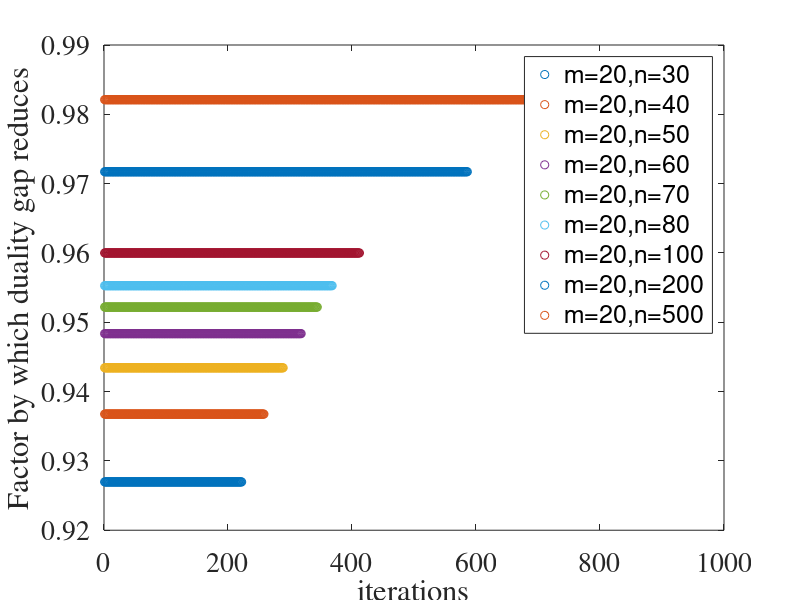

Write the MATLAB code that produced this figure.
clc
clear all

load ShortStep_11.txt
load ShortStep_22.txt
load ShortStep_33.txt
load ShortStep_44.txt
load ShortStep_55.txt
load ShortStep_66.txt
load ShortStep_77.txt
load ShortStep_88.txt
load ShortStep_99.txt
%load ShortStep_1010.txt
%load NBH.txt


x1 = ShortStep_11(:,1)
x2 = ShortStep_22(:,1)
x3 = ShortStep_33(:,1)
x4 = ShortStep_44(:,1)
x5 = ShortStep_55(:,1)
x6 = ShortStep_66(:,1)
x7 = ShortStep_77(:,1)
x8 = ShortStep_88(:,1)
x9 = ShortStep_99(:,1)
%x10 = ShortStep_1010(:,1)

plot(x1,'o') 
hold on;
plot(x2,'o')
hold on;
plot(x3,'o')
hold on;
plot(x4,'o')
hold on;
plot(x5,'o')
hold on;
plot(x6,'o')
hold on;
plot(x7,'o')
hold on;
plot(x8,'o')
hold on;
plot(x9,'o')
%hold on;
%plot(x10,'o')

xlabel('iterations')
ylabel('Factor by which duality gap reduces')
legend('m=20,n=30','m=20,n=40','m=20,n=50','m=20,n=60','m=20,n=70','m=20,n=80','m=20,n=100','m=20,n=200','m=20,n=500')
set(gca,'fontname','times','FontSize', 20) 

